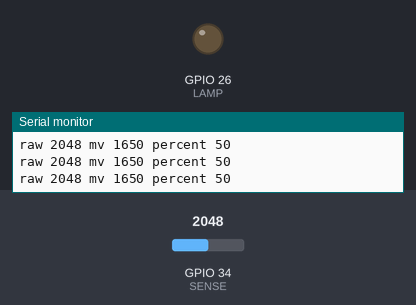
Simulated run of this sketch. Board: ESP32. Shown: output pins drawn as LEDs (lit = HIGH), the last lines printed to the serial monitor. The test bench sets the inputs (shaded band); at power-on: GPIO 34 (SENSE) = 2048 (analog values on the 0–4095 scale).

Above: at 1.2 s.
1.3 s: GPIO 34 (SENSE) set to 2927
2.8 s: GPIO 34 (SENSE) set to 3050
At 4.0 s:
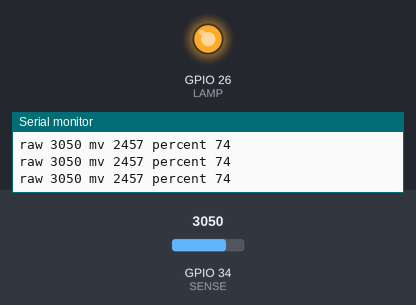
4.3 s: GPIO 34 (SENSE) set to 2044
5.8 s: GPIO 34 (SENSE) set to 1945
At 6.8 s:
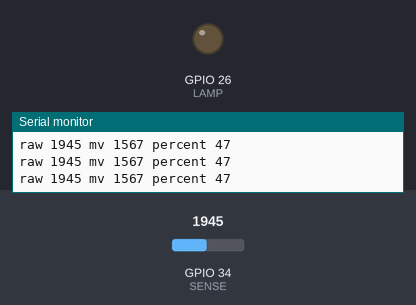
7.3 s: GPIO 34 (SENSE) set to 3040
At 8.2 s:
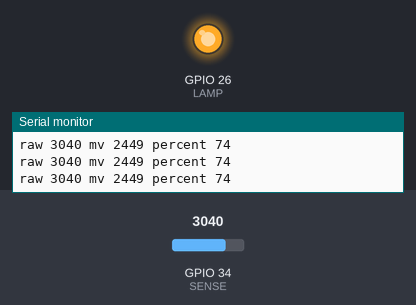
Timing chart, 0 to 9.8 s (numbered marks = the images above; inputs shaded):
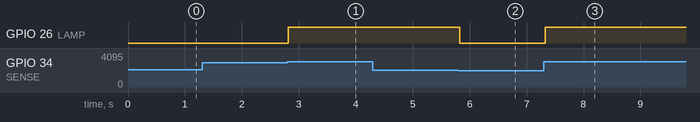

Measured:
- the behaviour switches between 3000 and 3001 on GPIO 34 (SENSE) (found by bisection; images 0 and 1)
- the behaviour switches between 2000 and 1999 on GPIO 34 (SENSE) (found by bisection; images 1 and 2)
- after the input at 2.8 s, GPIO 26 (LAMP): LOW → HIGH at once
- after the input at 5.8 s, GPIO 26 (LAMP): HIGH → LOW at once
- after the input at 7.3 s, GPIO 26 (LAMP): LOW → HIGH at once

The sketch:

analog.ino
```cpp
// Reads a voltage and turns a lamp on above a level, with different levels for on and off.
const int SENSE = 34, LAMP = 26;
bool on = false;
void setup() { Serial.begin(115200); pinMode(LAMP, OUTPUT); analogReadResolution(12); }
void loop() {
  int raw = analogRead(SENSE);
  int mv = analogReadMilliVolts(SENSE);
  int percent = constrain(map(raw, 0, 4095, 0, 100), 0, 100);
  if (!on && raw > 3000) on = true;
  if (on && raw < 2000) on = false;
  digitalWrite(LAMP, on);
  Serial.printf("raw %d mv %d percent %d\n", raw, mv, percent);
  delay(100);
}
```
